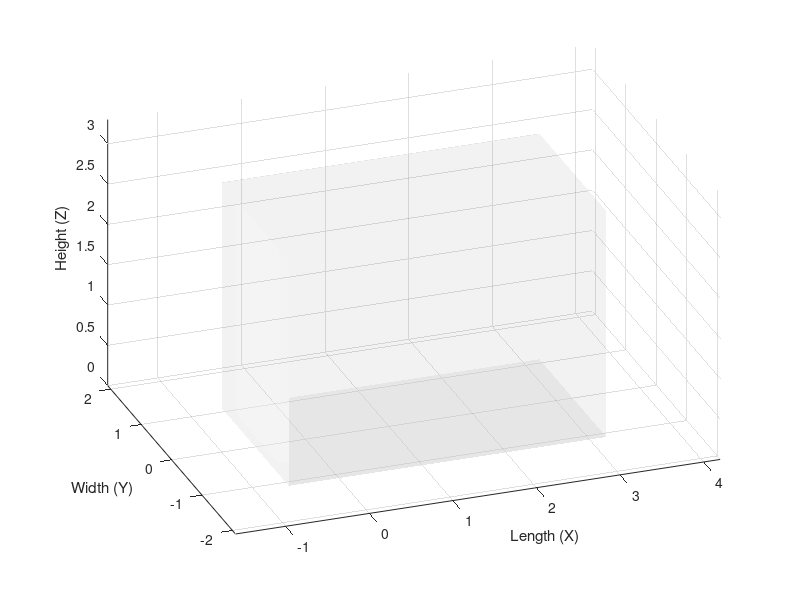

Reproduce this figure in MATLAB. (Note: this script raises an error after producing the figure.)
function RAY_Carousel_Simulation_Final_v4()
    % RAY_Carousel_Simulation_Final_v4
    % - INCLUDES CAROUSEL PERFORMANCE ANALYSIS -
    
    clc; clear; close all;
    %% 1. SYSTEM CONFIGURATION
    
    % --- VIEW STYLE PARAMETER ---
    Shell_Style = 'Wireframe'; 
    % --- Dimensions ---
    System.Length = 3.0;       
    System.Width = 1.2;        
    
    % Vertical Layout
    System.Levels = 5;         
    System.Level_Height = 0.45;
    System.Base_Height = 0.2;  
    
    % Bin Dimensions
    Bin.Length = 0.30;         
    Bin.Depth  = 0.40;         
    Bin.Height = 0.30;         
    Bin.Mass   = 5.0;          
    
    % Track Geometry
    System.Track_Width = 0.8;  % m (Center-to-center)
    Curve_Radius = System.Track_Width / 2;               
    Pole_Distance = System.Length - System.Track_Width;  
    Track_Perimeter = (2 * Pole_Distance) + (2 * pi * Curve_Radius);
    
    % Drive Sprocket Radius (Used for Torque calculation)
    R_drive = Curve_Radius * 0.9; % Assumes drive is on the sprocket
    
    % Collision Spacing
    Safety_Gap = 0.15; 
    Bin_Pitch = Bin.Length + Safety_Gap;
    
    % Bin Count Calculation
    Max_Bins_Geo = floor(Track_Perimeter / Bin_Pitch);
    if 50 > Max_Bins_Geo
        System.N_Bins_Per_Level = Max_Bins_Geo;
        fprintf('NOTICE: Reduced to %d bins per level for safety gap.\n', Max_Bins_Geo);
    else
        System.N_Bins_Per_Level = 50;
    end
    
    Total_Bins = System.N_Bins_Per_Level * System.Levels;
    Total_Mass = Total_Bins * Bin.Mass; 
    
    %% 2. GRAPHICS SETUP
    
    f = figure('Name', 'RAY: Final High-Fidelity Simulation', 'Color', 'w', 'NumberTitle', 'off');
    set(f, 'Position', [50, 50, 1200, 800]);
    axis equal; grid on; hold on;
    view([-20, 25]); 
    
    % --- 2.1 VAN EXTERIOR (Black) ---
    Van.L = 3.8; Van.W = 2.2; Van.H = 2.8;
    Van_Origin = [-0.6, -1.1, 0]; % Center Y around 0
    draw_shell_custom(Van_Origin, Van.L, Van.W, Van.H, [0 0 0], 'Wireframe', 'Van');
    
    % --- 2.2 SYSTEM HOUSING (White) ---
    House.L = System.Length + 0.2; 
    House.W = System.Width + 0.2;
    House.H = (System.Levels * System.Level_Height) + System.Base_Height + 0.2;
    House_Origin = [-Curve_Radius-0.1, -Curve_Radius-0.1, 0];
    draw_shell_custom(House_Origin, House.L, House.W, House.H, [1 1 1], Shell_Style, 'Housing');
    
    % Set scenic limits
    xlim([Van_Origin(1)-1, Van_Origin(1)+Van.L+1]);
    ylim([Van_Origin(2)-1, Van_Origin(2)+Van.W+1]);
    zlim([0, Van.H+0.5]);
    xlabel('Length (X)'); ylabel('Width (Y)'); zlabel('Height (Z)');
    
    % --- 2.3 MECHANISM: RODS & SPROCKETS ---
    Shaft_Height = House.H - 0.2;
    draw_cylinder(0, 0, 0, 0.05, Shaft_Height, [0.4 0.4 0.4]); % Rear Shaft
    draw_cylinder(Pole_Distance, 0, 0, 0.05, Shaft_Height, [0.4 0.4 0.4]); % Front Shaft
    
    for k = 1:System.Levels
        h_lvl = System.Base_Height + (k-1)*System.Level_Height + Bin.Height + 0.05; % Slightly above bin
        % Rear Sprocket
        draw_cylinder(0, 0, h_lvl, Curve_Radius*0.9, 0.02, [0.6 0.6 0.6]);
        % Front Sprocket
        draw_cylinder(Pole_Distance, 0, h_lvl, Curve_Radius*0.9, 0.02, [0.6 0.6 0.6]);
        
        % Draw Track Line
        s_plot = linspace(0, Track_Perimeter, 200);
        [tx, ty, ~] = get_track_pos(s_plot, Pole_Distance, Curve_Radius);
        plot3(tx, ty, ones(size(tx))*(h_lvl), 'Color', [0.2 0.2 0.2], 'LineWidth', 2);
    end
    
    % --- 2.4 INITIALIZE BINS & HANGERS ---
    Bin_Handles = gobjects(System.Levels, System.N_Bins_Per_Level);
    Hanger_Handles = gobjects(System.Levels, System.N_Bins_Per_Level);
    
    Bin_Positions = linspace(0, Track_Perimeter, System.N_Bins_Per_Level + 1);
    Bin_Positions(end) = [];
    
    for lvl = 1:System.Levels
        for i = 1:System.N_Bins_Per_Level
            c_base = [0.2, 0.4, 0.8]; 
            Bin_Handles(lvl, i) = patch('Vertices', [], 'Faces', [], ...
                'FaceColor', c_base, 'EdgeColor', 'k', 'FaceAlpha', 1.0);
            
            Hanger_Handles(lvl, i) = patch('Vertices', [], 'Faces', [], ...
                'FaceColor', [0.5 0.5 0.5], 'EdgeColor', 'none'); 
        end
    end
    
    % Info Text
    h_text = text(Van_Origin(1), Van_Origin(2)-0.8, Van.H, 'Status: Idle', ...
        'FontSize', 11, 'BackgroundColor', 'w', 'EdgeColor', 'k');
    h_perf = text(Van_Origin(1)+2, Van_Origin(2)-0.8, Van.H, 'Metrics', ...
        'FontSize', 11, 'BackgroundColor', 'w', 'EdgeColor', 'k');
    % Drop Off Zone Marker
    text(-Curve_Radius-0.5, 0, 0.1, 'DROP OFF ZONE', 'Color', 'r', 'FontWeight', 'bold', 'Rotation', 90);
    
    %% 3. SIMULATION LOOP
    
    % --- Physics Parameters ---
    Max_Vel = 0.8; 
    Accel = 0.5; 
    Friction_Coeff = 0.08; 
    Gravity = 9.81;
    
    % --- Access Point ---
    s_access = (2 * Pole_Distance) + (1.5 * pi * Curve_Radius);
    s_access = mod(s_access, Track_Perimeter);
    
    % --- PERFORMANCE ANALYSIS SETUP ---
    N_PICKS = 10; % Number of picks to simulate
    Cycle_Times = zeros(1, N_PICKS);
    Rotation_Times = zeros(1, N_PICKS);
    Total_Time_Active = 0;
    
    % --- MOTOR SIZING DATA LOGGING ---
    Total_Time_History = [];
    Force_History = [];
    Power_History = [];
    Torque_History = [];
    Current_Sim_Time = 0; 
    
    for pick_k = 1:N_PICKS
        if ~ishandle(f); break; end
        
        % 3.1 TARGET SELECTION (Executed once per pick cycle)
        Target_Col_Idx = randi(System.N_Bins_Per_Level);
        Target_Lvl_Idx = randi(System.Levels);
        
        % Color Highlighting
        for lvl = 1:System.Levels
            for col = 1:System.N_Bins_Per_Level
                if lvl == Target_Lvl_Idx && col == Target_Col_Idx
                    set(Bin_Handles(lvl, col), 'FaceColor', [1, 0.5, 0]); % Orange (Target)
                else
                    set(Bin_Handles(lvl, col), 'FaceColor', [0.2, 0.4, 0.8]); % Blue (Normal)
                end
            end
        end
        
        % 3.2 ROTATION TIME AND DISTANCE CALCULATION
        Current_Pos = Bin_Positions(Target_Col_Idx);
        
        % Calculate shortest path distance
        diff = s_access - Current_Pos;
        diff = mod(diff + Track_Perimeter/2, Track_Perimeter) - Track_Perimeter/2;
        Move_Dist = diff; 
        total_dist_abs = abs(Move_Dist);
        
        % Calculate rotation time T_rot based on trapezoidal profile
        T_rot = calculate_T_rot(total_dist_abs, Max_Vel, Accel);
        
        T_cycle = T_rot;
        
        % Store Metrics
        Cycle_Times(pick_k) = T_cycle;
        Rotation_Times(pick_k) = T_rot;
        Total_Time_Active = Total_Time_Active + T_cycle;
        
        % 3.3 ANIMATION AND MOVEMENT
        t = 0; dt = 0.05; current_vel = 0; dist_covered = 0;
        direction = sign(Move_Dist);
        
        % Initialize required acceleration for the start of the dynamic loop
        req_acc = 0; 
        
        pause(0.5); 
        
        while dist_covered < total_dist_abs && ishandle(f)
            tic;
            
            % Physics: Calculate required acceleration
            if dist_covered < (current_vel^2)/(2*Accel); req_acc = -direction * Accel;
            elseif abs(current_vel) < Max_Vel; req_acc = direction * Accel;
            else; req_acc = 0; end
            
            current_vel = current_vel + (req_acc * dt);
            % Small tolerance to prevent overshoot and stop motion
            if (total_dist_abs - dist_covered) < 0.05; current_vel = direction * 0.1; end
            
            ds = current_vel * dt;
            dist_covered = dist_covered + abs(ds);
            
            % Update all bin positions
            Bin_Positions = mod(Bin_Positions + ds, Track_Perimeter);
            t = t + dt;
            
            % --- MOTOR SIZING LOGGING (Uses req_acc from this step) ---
            F_Total = (Friction_Coeff * Total_Mass * Gravity) + (Total_Mass * abs(req_acc));
            Power = F_Total * abs(current_vel);
            Torque = F_Total * R_drive;

            Current_Sim_Time = Current_Sim_Time + dt;
            Force_History = [Force_History, F_Total];
            Power_History = [Power_History, Power];
            Torque_History = [Torque_History, Torque];
            Total_Time_History = [Total_Time_History, Current_Sim_Time];
            
            % --- RENDER UPDATE ---
            for i = 1:System.N_Bins_Per_Level
                s = Bin_Positions(i);
                [bx, by, angle] = get_track_pos(s, Pole_Distance, Curve_Radius);
                
                verts_base = get_rotated_box_at_zero(bx, by, Bin.Length, Bin.Depth, Bin.Height, angle);
                h_verts_base = get_hanger_geometry(bx, by, Bin.Length, Bin.Depth, angle);
                
                for lvl = 1:System.Levels
                    z_bin_base = System.Base_Height + (lvl-1)*System.Level_Height;
                    
                    % Update Bin
                    verts_lvl = verts_base; 
                    verts_lvl(:,3) = verts_lvl(:,3) + z_bin_base + (Bin.Height/2);
                    faces_bin = [1 2 3 4; 1 2 6 5; 2 3 7 6; 3 4 8 7; 1 4 8 5];
                    set(Bin_Handles(lvl, i), 'Vertices', verts_lvl, 'Faces', faces_bin);
                    
                    % Update Hanger
                    z_track = z_bin_base + Bin.Height + 0.05;
                    h_verts_lvl = h_verts_base;
                    h_verts_lvl(:,3) = h_verts_lvl(:,3) + z_bin_base + Bin.Height;
                    set(Hanger_Handles(lvl, i), 'Vertices', h_verts_lvl, ...
                        'Faces', [1 2 3 4; 5 6 7 8; 1 2 6 5; 3 4 8 7; 1 4 8 5; 2 3 7 6]);
                end
            end
            
            % Text Update (Uses the calculated F_Total/Power)
            set(h_text, 'String', sprintf('Target: Lvl %d, Bin %d\nAction: Rotating (Time: %.2f s)\nLoad: %d Bins', Target_Lvl_Idx, Target_Col_Idx, T_cycle, Total_Bins));
            set(h_perf, 'String', sprintf('--- PICK %d of %d ---\nMass: %.0f kg\nForce: %.0f N\nPower: %.0f W\nTime Elapsed: %.2f s', pick_k, N_PICKS, Total_Mass, F_Total, Power, t));
            
            drawnow;
            pause(dt - toc);
        end
        
        % Final Pick Completion
        set(h_text, 'String', sprintf('Target: Lvl %d, Bin %d\nAction: Pick Complete\nLoad: %d Bins', Target_Lvl_Idx, Target_Col_Idx, Total_Bins));
        drawnow;
        pause(0.5); 
    end
    
    %% 4. PERFORMANCE ANALYSIS REPORT
    
    fprintf('\n========================================\n');
    fprintf('   CAROUSEL SYSTEM PERFORMANCE REPORT\n');
    fprintf('========================================\n');
    
    Mean_Cycle_Time = mean(Cycle_Times);
    Throughput = 60 / Mean_Cycle_Time; % Picks per minute
    
    % Total time the system was studied (including idle time between picks)
    Total_Time_Studied = sum(Cycle_Times) + (N_PICKS * 0.5);
    System_Utilization = Total_Time_Active / Total_Time_Studied;
    
    fprintf('Total Picks Simulated: %d\n', N_PICKS);
    fprintf('Mean Rotation Distance: %.2f m\n', mean(abs(Rotation_Times))); % Use abs(Rotation_Times) as it holds distance
    fprintf('----------------------------------------\n');
    fprintf('A. Throughput Metrics\n');
    fprintf('   Average Cycle Time (Mean T_rot): %.2f seconds\n', Mean_Cycle_Time);
    fprintf('   Throughput (Picks/min): %.2f\n', Throughput);
    fprintf('----------------------------------------\n');
    fprintf('B. Efficiency Metrics\n');
    fprintf('   Total Active Time: %.2f seconds\n', Total_Time_Active);
    fprintf('   System Utilization (Active/Total): %.2f%%\n', System_Utilization * 100);
    fprintf('========================================\n');
    
    % --- MOTOR SIZING PLOTS ---
    if ~isempty(Total_Time_History) % Only plot if data was logged
        figure('Name', 'Motor Sizing Plots');

        % Plot 1: Required Torque
        subplot(2, 1, 1);
        plot(Total_Time_History, Torque_History, 'r-');
        xlabel('Time (s)');
        ylabel('Required Torque (Nm)');
        title(sprintf('Motor Torque Requirement (Peak: %.2f Nm)', max(Torque_History)));
        grid on;

        % Plot 2: Required Power
        subplot(2, 1, 2);
        plot(Total_Time_History, Power_History, 'b-');
        xlabel('Time (s)');
        ylabel('Required Power (W)');
        title(sprintf('Motor Power Requirement (Peak: %.2f W)', max(Power_History)));
        grid on;
    end
    
end

%% HELPER FUNCTIONS

% ... [The HELPER FUNCTIONS remain unchanged from the last corrected version] ...

function T_rot = calculate_T_rot(D, V_max, A)
    % Calculates rotation time based on trapezoidal velocity profile.
    % D: distance to move (m)
    % V_max: maximum linear velocity (m/s)
    % A: acceleration (m/s^2)
    
    % Distance covered during acceleration to V_max
    D_accel = (V_max^2) / (2 * A); 
    
    if D <= 2 * D_accel
        % Triangular Profile (Does not reach V_max)
        % D = 2 * 0.5 * A * t_accel^2 -> t_accel = sqrt(D/A)
        T_rot = 2 * sqrt(D / (2 * A));
    else
        % Trapezoidal Profile (Reaches V_max)
        % Time to accelerate/decelerate
        T_accel = V_max / A; 
        % Time at constant velocity
        D_const = D - 2 * D_accel;
        T_const = D_const / V_max;
        
        T_rot = 2 * T_accel + T_const;
    end
end
function draw_shell_custom(Origin, L, W, H, Color, Style, Tag)
    % Draws a box with specific style (Wireframe vs Opaque)
    x = Origin(1); y = Origin(2); z = Origin(3);
    
    if strcmp(Style, 'Wireframe')
        % Draw thick edges, transparent faces
        FaceAlpha = 0.05;
        EdgeAlpha = 0.8; % High visibility for edges (ALPHA VALUE)
        LineWidth = 2.0; % Thick lines (NOT an ALPHA VALUE)
    else
        % Opaque
        FaceAlpha = 1.0;
        EdgeAlpha = 1.0;
        LineWidth = 0.5;
    end
    
    % Define vertices (used for the Housing section)
    verts = [x, y, z; x+L, y, z; x+L, y+W, z; x, y+W, z; ...
             x, y, z+H; x+L, y, z+H; x+L, y+W, z+H; x, y+W, z+H];
    faces = [1 2 3 4; 5 6 7 8; 1 2 6 5; 3 4 8 7; 1 4 8 5; 2 3 7 6];
    
    if strcmp(Tag, 'Van')
        % Draw individual walls except rear
        % Floor: z min
        patch([x, x+L, x+L, x], [y, y, y+W, y+W], [z, z, z, z], Color, 'FaceAlpha', FaceAlpha, 'EdgeAlpha', EdgeAlpha, 'LineWidth', LineWidth);
        % Roof: z max
        patch([x, x+L, x+L, x], [y, y, y+W, y+W], [z+H, z+H, z+H, z+H], Color, 'FaceAlpha', FaceAlpha, 'EdgeAlpha', EdgeAlpha, 'LineWidth', LineWidth);
        % Side 1 (y min)
        patch([x, x+L, x+L, x], [y, y, y, y], [z, z, z+H, z+H], Color, 'FaceAlpha', FaceAlpha, 'EdgeAlpha', EdgeAlpha, 'LineWidth', LineWidth);
        % Side 2 (y max)
        patch([x, x+L, x+L, x], [y+W, y+W, y+W, y+W], [z, z, z+H, z+H], Color, 'FaceAlpha', FaceAlpha, 'EdgeAlpha', EdgeAlpha, 'LineWidth', LineWidth);
        % Front (x max)
        patch([x+L, x+L, x+L, x+L], [y, y+W, y+W, y], [z, z, z+H, z+H], Color, 'FaceAlpha', FaceAlpha, 'EdgeAlpha', EdgeAlpha, 'LineWidth', LineWidth);
        
    else
        % Housing - Draw full box
         patch('Vertices', verts, 'Faces', faces, 'FaceColor', Color, ...
               'FaceAlpha', FaceAlpha, 'EdgeAlpha', EdgeAlpha, 'LineWidth', LineWidth);
    end
end
function draw_cylinder(cx, cy, base_z, r, h, color)
    [X,Y,Z] = cylinder(r, 20);
    X = X + cx;
    Y = Y + cy;
    Z = Z * h + base_z;
    surf(X, Y, Z, 'FaceColor', color, 'EdgeColor', 'none', 'FaceAlpha', 1);
end
function [x, y, angle] = get_track_pos(s, L, R)
    Perimeter = 2*L + 2*pi*R; s = mod(s, Perimeter);
    % Map: Top Straight -> Right Curve -> Bottom Straight -> Left Curve
    if s < L; x = s; y = R; angle = 0;
    elseif s < (L + pi*R); dist = s - L; theta = dist / R; x = L + R*sin(theta); y = R*cos(theta); angle = -theta;
    elseif s < (2*L + pi*R); dist = s - (L + pi*R); x = L - dist; y = -R; angle = pi;
    else; dist = s - (2*L + pi*R); theta = dist / R; x = -R*sin(theta); y = -R*cos(theta); angle = pi - theta;
    end
end
function verts = get_rotated_box_at_zero(cx, cy, L, D, H, theta)
    dx = [-L/2, L/2, L/2, -L/2, -L/2, L/2, L/2, -L/2];
    dy = [-D/2, -D/2, D/2, D/2, -D/2, -D/2, D/2, D/2];
    dz = [-H/2, -H/2, -H/2, -H/2, H/2, H/2, H/2, H/2];
    x_rot = dx*cos(theta) - dy*sin(theta); y_rot = dx*sin(theta) + dy*cos(theta);
    verts = [x_rot' + cx, y_rot' + cy, dz'];
end
function verts = get_hanger_geometry(cx, cy, BinL, BinD, theta)
    HL = 0.05; HW = BinD * 0.8; HH = 0.05;
    
    dx = [-HL/2, HL/2, HL/2, -HL/2, -HL/2, HL/2, HL/2, -HL/2];
    dy = [-HW/2, -HW/2, HW/2, HW/2, -HW/2, -HW/2, HW/2, HW/2];
    dz = [0, 0, 0, 0, HH, HH, HH, HH];
    
    x_rot = dx*cos(theta) - dy*sin(theta); y_rot = dx*sin(theta) + dy*cos(theta);
    verts = [x_rot' + cx, y_rot' + cy, dz'];
end